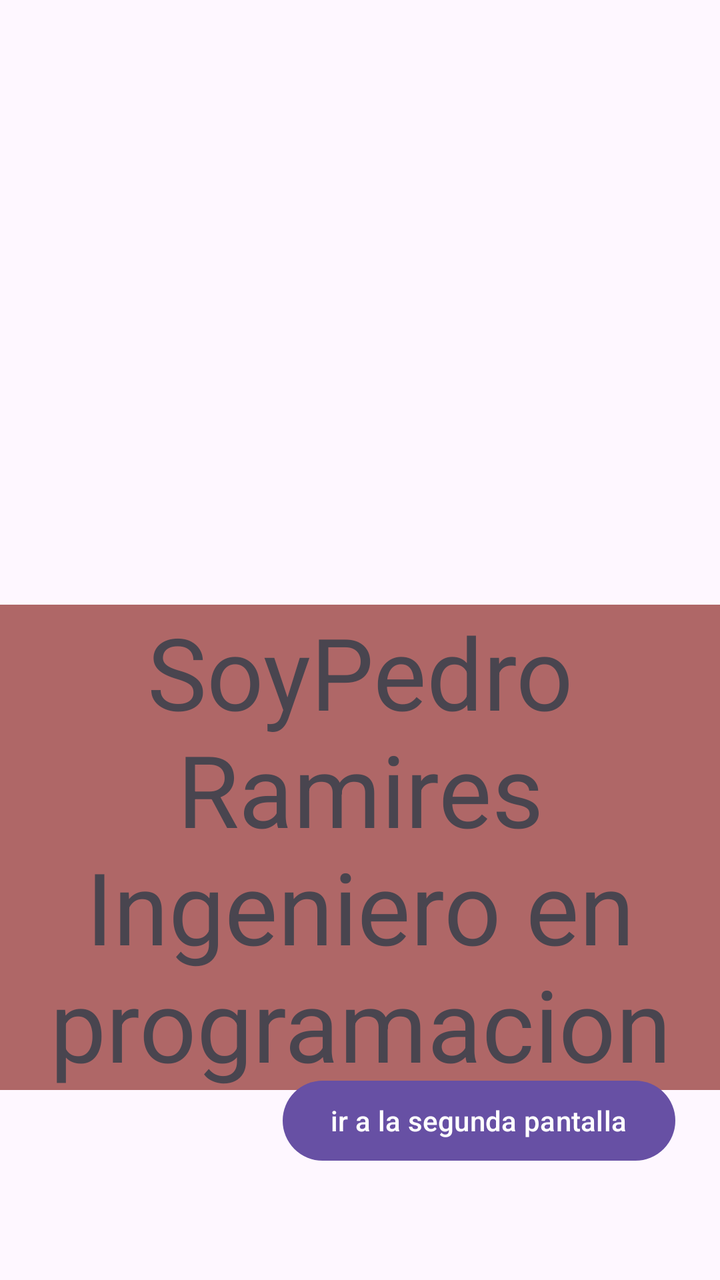
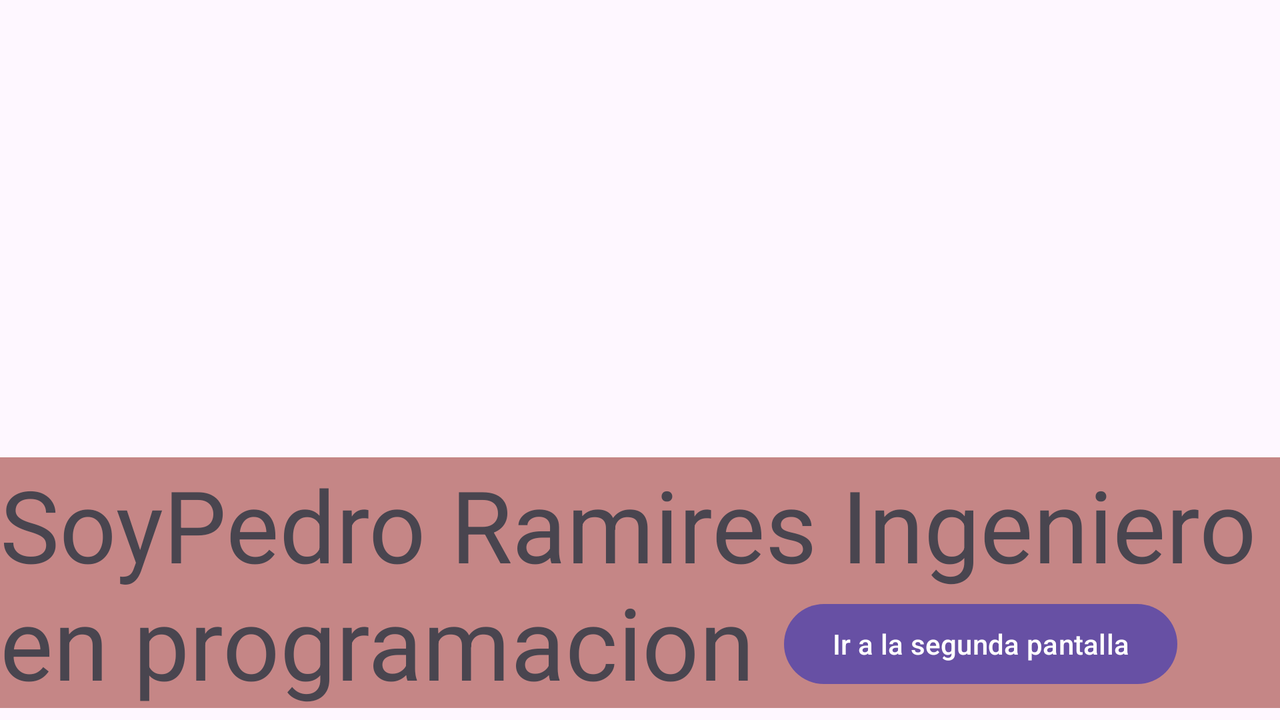

First picture: res/layout/ on a phone held upright. Second picture: the repository's own variant of that layout, on a device whose configuration matches the variant's folder. Source for both follows.
<!-- AndroidManifest.xml: application theme Theme.SprintFInalModulo4 -->
<!-- res/layout/activity_main.xml -->
<?xml version="1.0" encoding="utf-8"?>
<androidx.constraintlayout.widget.ConstraintLayout xmlns:android="http://schemas.android.com/apk/res/android"
    xmlns:app="http://schemas.android.com/apk/res-auto"
    xmlns:tools="http://schemas.android.com/tools"
    android:layout_width="match_parent"
    android:layout_height="match_parent"
    android:background="@drawable/istockphoto_1212501093_640x640"
    tools:context=".MainActivity">

    <TextView
        android:id="@+id/textView"
        android:layout_width="wrap_content"
        android:layout_height="wrap_content"
        android:background="#AF6767"
        android:gravity="center"
        android:text="SoyPedro Ramires Ingeniero en programacion"
        android:textSize="50dp"
        app:layout_constraintBottom_toBottomOf="parent"
        app:layout_constraintEnd_toEndOf="parent"
        app:layout_constraintHorizontal_bias="0.0"
        app:layout_constraintStart_toStartOf="parent"
        app:layout_constraintTop_toTopOf="parent"
        app:layout_constraintVertical_bias="0.761" />

    <Button
        android:id="@+id/btnIr"
        android:layout_width="wrap_content"
        android:layout_height="wrap_content"
        android:text="ir a la segunda pantalla"
        app:layout_constraintBottom_toBottomOf="parent"
        app:layout_constraintEnd_toEndOf="parent"
        app:layout_constraintHorizontal_bias="0.863"
        app:layout_constraintStart_toStartOf="parent"
        app:layout_constraintTop_toTopOf="parent"
        app:layout_constraintVertical_bias="0.906" />
</androidx.constraintlayout.widget.ConstraintLayout>
<!-- resources referenced by this layout -->
<resources>
  <style name="Theme.SprintFInalModulo4" parent="Base.Theme.SprintFInalModulo4" />
  <style name="Base.Theme.SprintFInalModulo4" parent="Theme.Material3.DayNight.NoActionBar">
          
          
      </style>
</resources>
<!-- res/layout-land/activity_main.xml (the repository's variant of the layout above) -->
<!-- drawn on the phone turned sideways -->
<?xml version="1.0" encoding="utf-8"?>
<androidx.constraintlayout.widget.ConstraintLayout xmlns:android="http://schemas.android.com/apk/res/android"
    xmlns:app="http://schemas.android.com/apk/res-auto"
    xmlns:tools="http://schemas.android.com/tools"
    android:layout_width="match_parent"
    android:layout_height="match_parent"
    android:background="@drawable/istockphoto_1212501093_640x640"
    tools:context=".MainActivity">

    <TextView
        android:id="@+id/textView2"
        android:layout_width="wrap_content"
        android:layout_height="wrap_content"
        android:background="#C58686"
        android:text="SoyPedro Ramires Ingeniero en programacion"
        android:textSize="50dp"
        app:layout_constraintBottom_toBottomOf="parent"
        app:layout_constraintEnd_toEndOf="parent"
        app:layout_constraintHorizontal_bias="0.0"
        app:layout_constraintStart_toStartOf="parent"
        app:layout_constraintTop_toTopOf="parent"
        app:layout_constraintVertical_bias="0.975" />

    <Button
        android:id="@+id/btnIr"
        android:layout_width="wrap_content"
        android:layout_height="wrap_content"
        android:text="Ir a la segunda pantalla"
        app:layout_constraintBottom_toBottomOf="@+id/textView2"
        app:layout_constraintEnd_toEndOf="parent"
        app:layout_constraintHorizontal_bias="0.884"
        app:layout_constraintStart_toStartOf="parent"
        app:layout_constraintTop_toTopOf="parent"
        app:layout_constraintVertical_bias="0.974" />

</androidx.constraintlayout.widget.ConstraintLayout>
